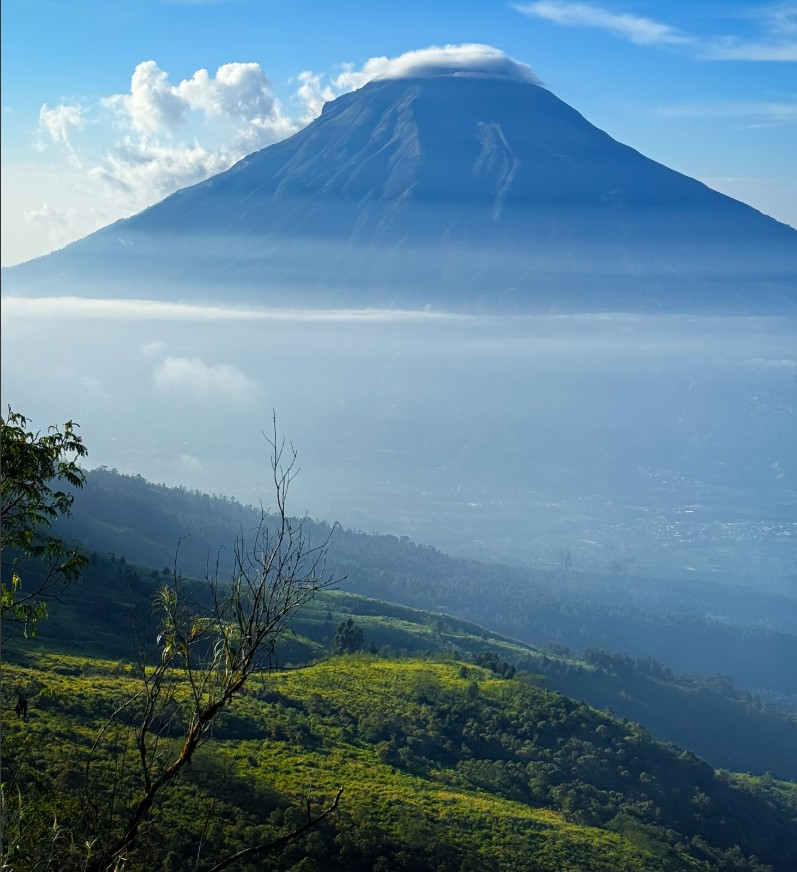
#> input picture github_pertemuan_5/gambar/gunung_1.jpeg, 797 x 872 px, found by its file name
$ python a_contrast_color_enhancement.py
#> lines starting #> are read from the running program, lines starting #| are printed output that depends on the picture; long printed decimals are rounded
import matplotlib.pyplot as plt
import numpy as np

# USER ENTRIES
file = "gunung_1"

nama_file = file + ".jpeg"

col_dif = 40.0 # color difference threshold of every pixel
col_rat = 1.6  # color ratio threshold of every pixel
lower_contrast_threshold = 40.0
upper_contrast_threshold = 230.0

# MAIN PROGRAM
OrigPic = plt.imread(nama_file)
#> OrigPic is the input picture: shape (872, 797, 3); mean R, G, B 93.6, 128.8, 150.3
row, col, depth = OrigPic.shape
#> row = 872; col = 797; depth = 3

plt.figure("Before")
plt.imshow(OrigPic)

pic = OrigPic.copy()
avg_all = np.mean(pic, axis=(0,1,2))
#> avg_all = 124.2
print(avg_all)
#| 124.223

# Looping through every pixel
for y in range(0, row):
    for x in range(0, col):
        a, b, c = float(pic[y,x,0])+1, float(pic[y,x,1])+1, float(pic[y,x,2])+1
        if (a+b+c)/3 < lower_contrast_threshold:
            pic[y,x] = (0,0,0)
        if (a+b+c)/3 > upper_contrast_threshold:
            pic[y,x] = (255,255,255)

        if (abs(a-b)>col_dif or abs(a-c)>col_dif or abs(b-c)>col_dif
            or a/b>col_rat or b/a>col_rat or a/c>col_rat
            or c/a>col_rat or b/c>col_rat or c/b>col_rat):
            MIN = min(pic[y,x])
            pic[y,x] = pic[y,x] - MIN
            # print("row-", y, ":", pic[y,x])
            MAX = max(pic[y,x])
            if MAX > 0: # Tambahan proteksi agar tidak division by zero
                k = 254/MAX
                pic[y,x] = pic[y,x] * k
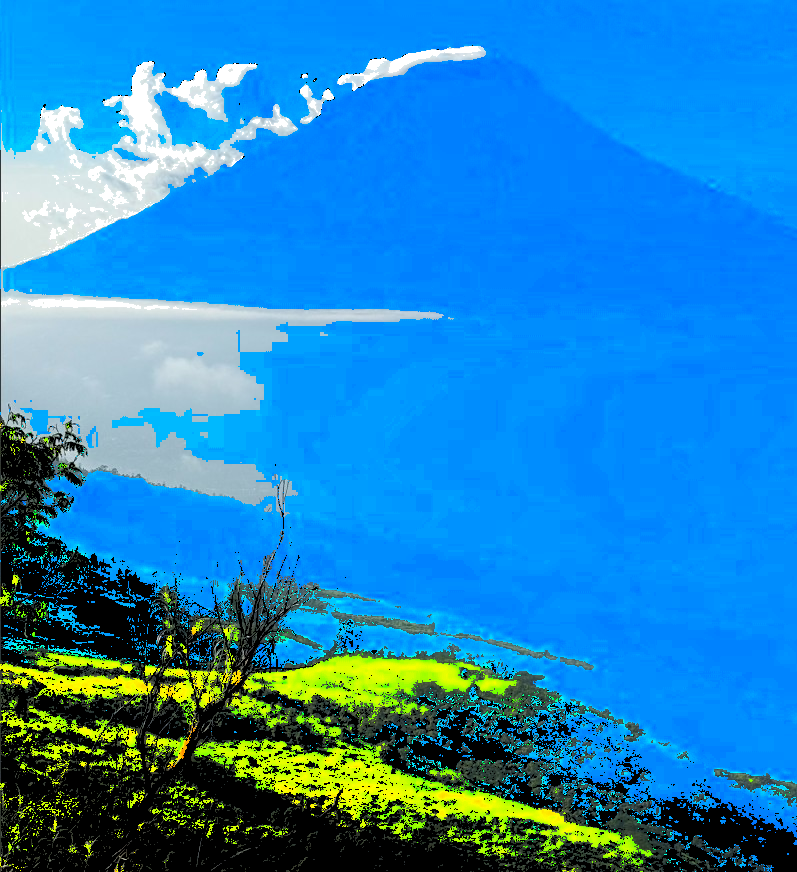
#> pic: shape (872, 797, 3); mean R, G, B 32.3, 132.7, 193.9

plt.figure("After")
plt.imshow(pic)
plt.show()

$ run again, with github_pertemuan_5/gambar/gunung_2.jpeg copied over github_pertemuan_5/gambar/gunung_1.jpeg
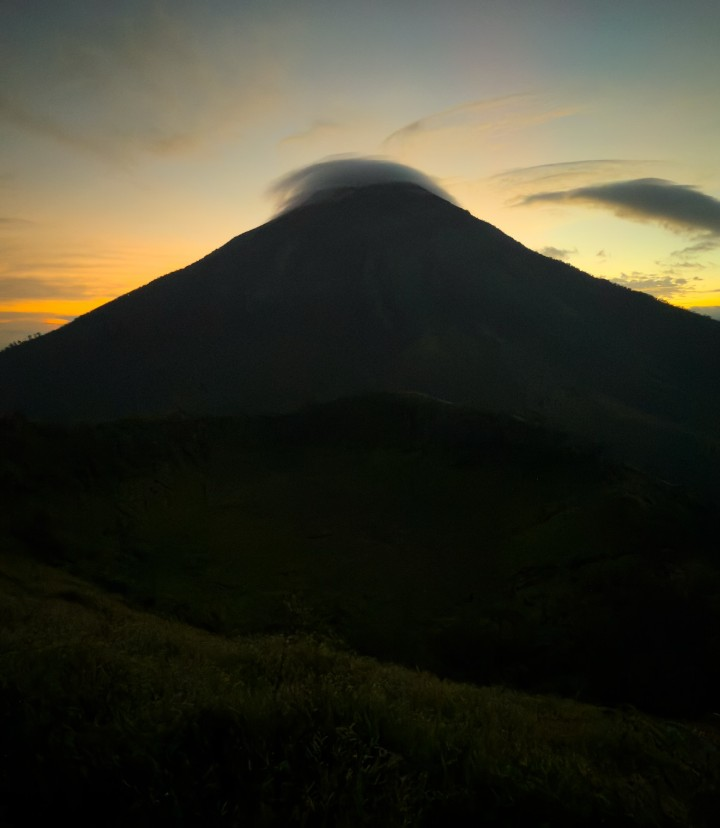
#> input picture github_pertemuan_5/gambar/gunung_2.jpeg, 720 x 828 px, found by its file name
#> OrigPic is the input picture: shape (828, 720, 3); mean R, G, B 57.5, 56.3, 42.9
#> avg_all = 52.22
#| 52.219
#> after the loop `for y in range(0, row):`:
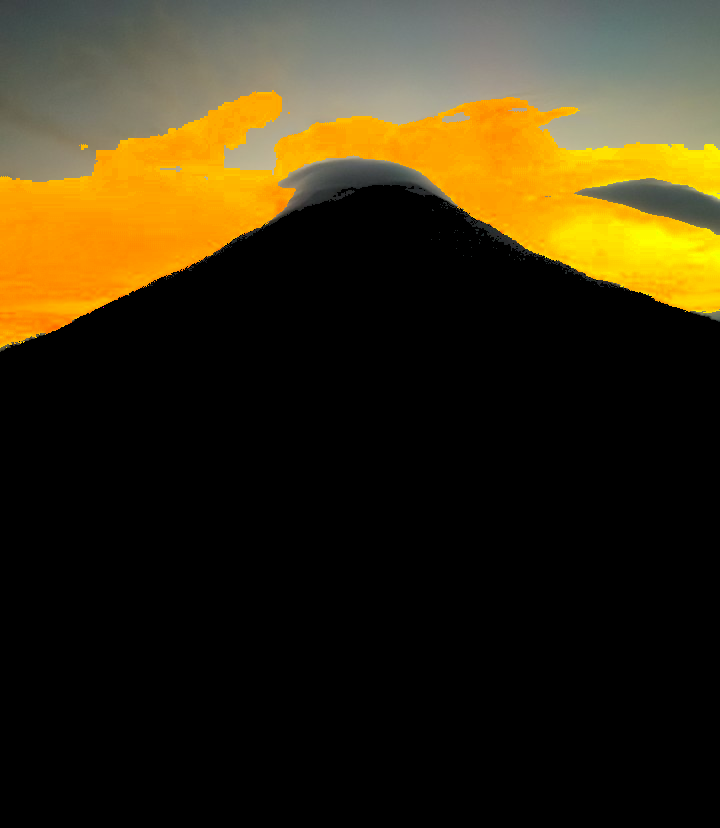
#> pic: shape (828, 720, 3); mean R, G, B 56.3, 46.1, 20.1

$ run again, with github_pertemuan_5/gambar/gunung_3.jpeg copied over github_pertemuan_5/gambar/gunung_1.jpeg
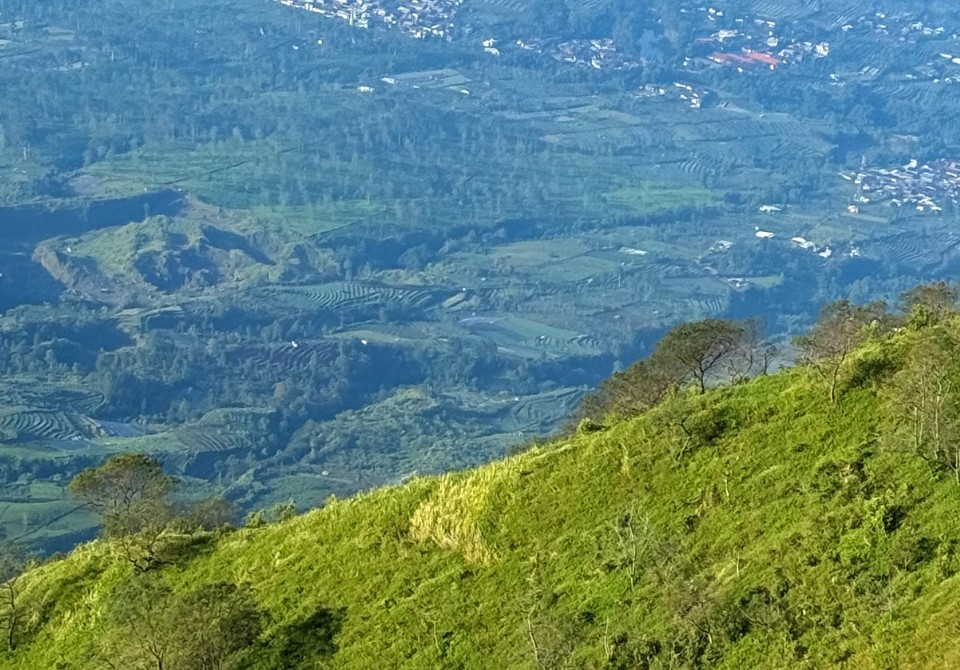
#> input picture github_pertemuan_5/gambar/gunung_3.jpeg, 960 x 670 px, found by its file name
#> OrigPic is the input picture: shape (670, 960, 3); mean R, G, B 95.5, 131.4, 121.3
#> avg_all = 116.1
#| 116.075
#> after the loop `for y in range(0, row):`:
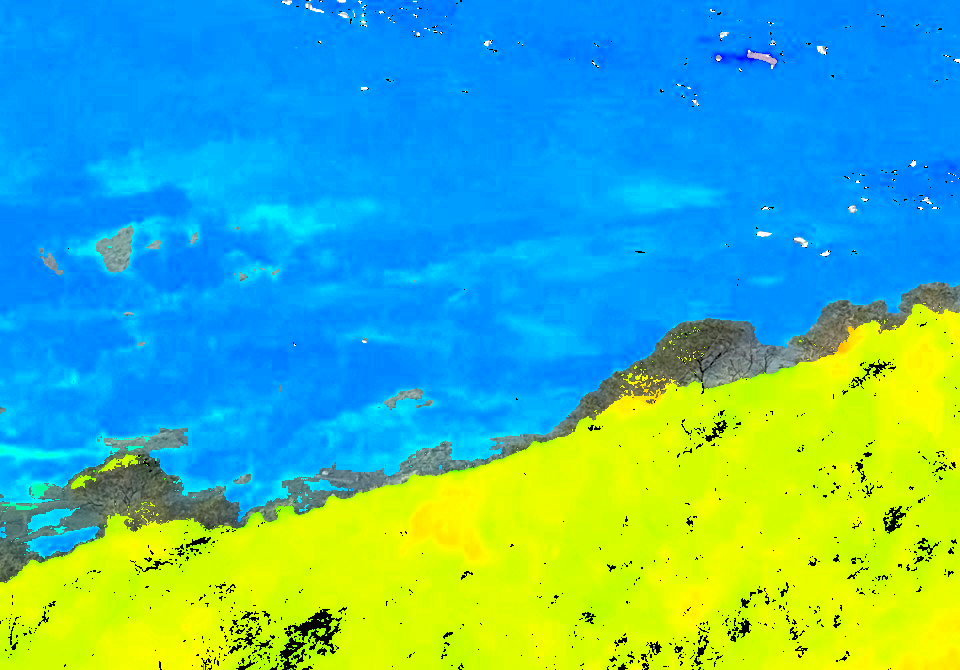
#> pic: shape (670, 960, 3); mean R, G, B 77.2, 182.8, 161.2

$ run again, with github_pertemuan_5/gambar/gunung_4.jpeg copied over github_pertemuan_5/gambar/gunung_1.jpeg
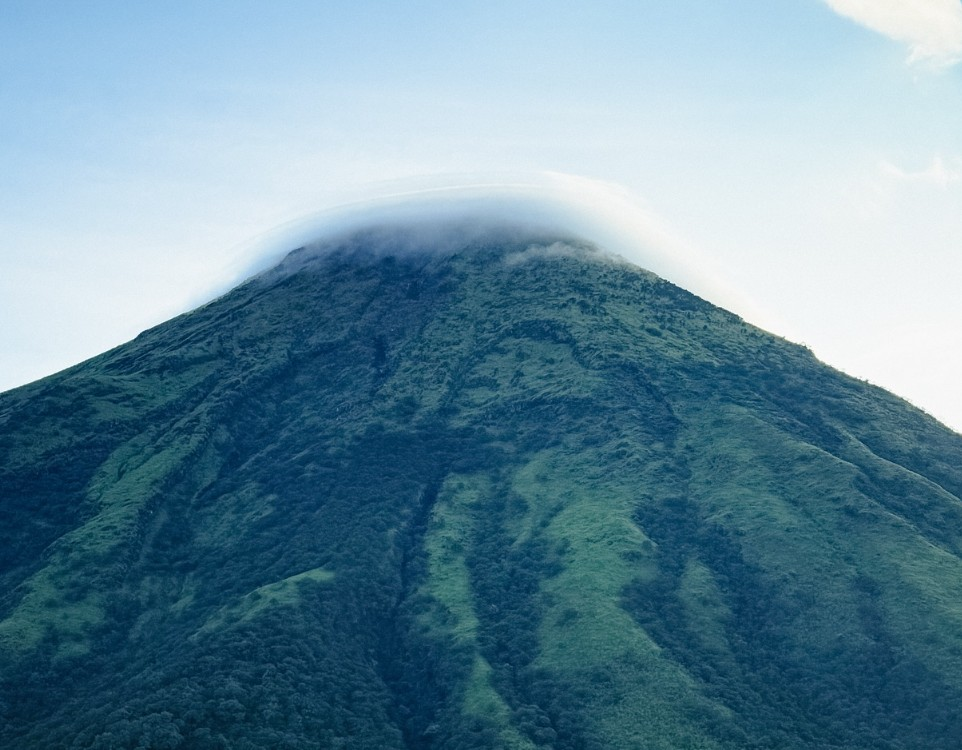
#> input picture github_pertemuan_5/gambar/gunung_4.jpeg, 962 x 750 px, found by its file name
#> OrigPic is the input picture: shape (750, 962, 3); mean R, G, B 101.3, 138.1, 156.2
#> avg_all = 131.8
#| 131.846
#> after the loop `for y in range(0, row):`:
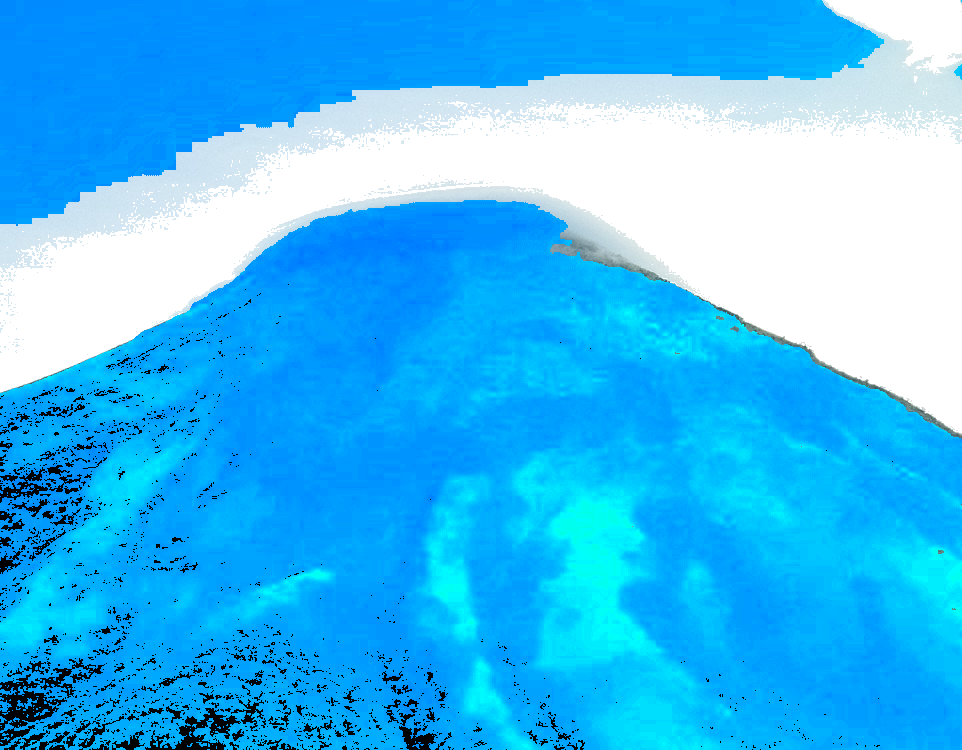
#> pic: shape (750, 962, 3); mean R, G, B 62.7, 186.5, 246.8
